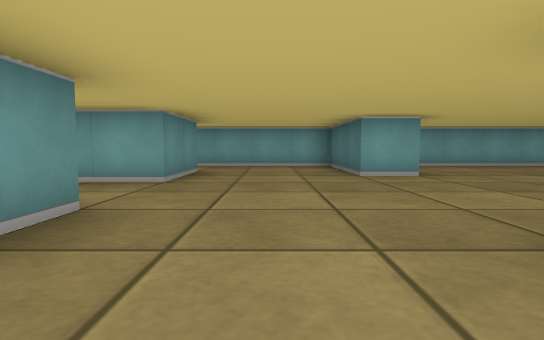
[1] (above)

17 first-person views from a walk through a cub3D level. The camera is about half as high as the walls, tilts 4° down and sees 80° across. The floor is counted in squares. Each view is taken from the middle of a square. On the plan, view 1 faces up. The plan holds only what a view shows up to about 9 squares ahead; the rest is blank.

[2]
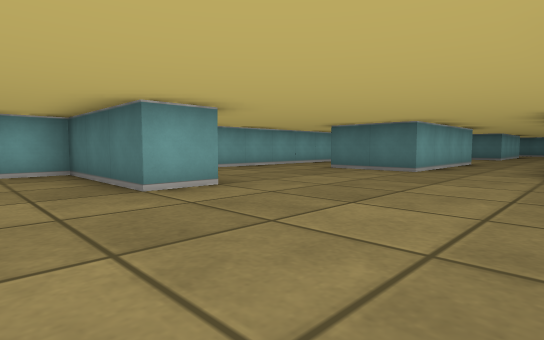

[3]
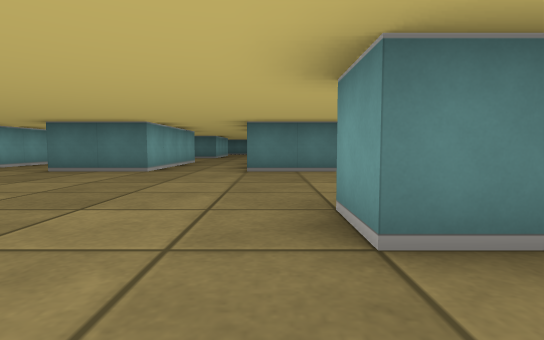

[4]
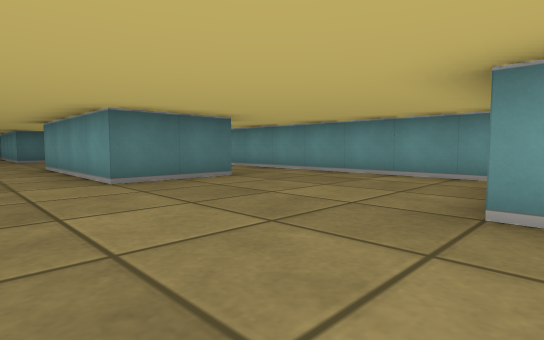

[5]
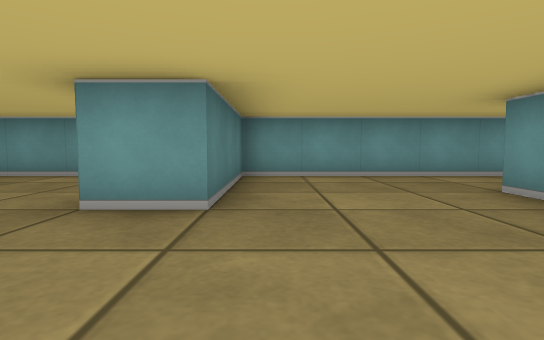

[6]
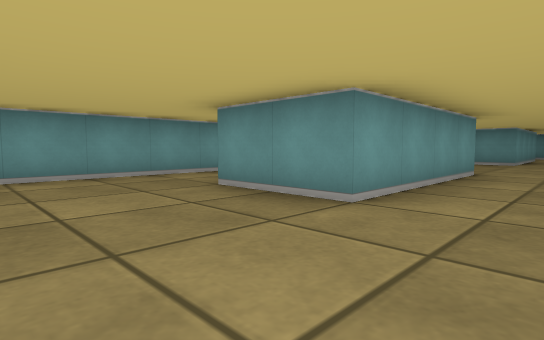

[7]
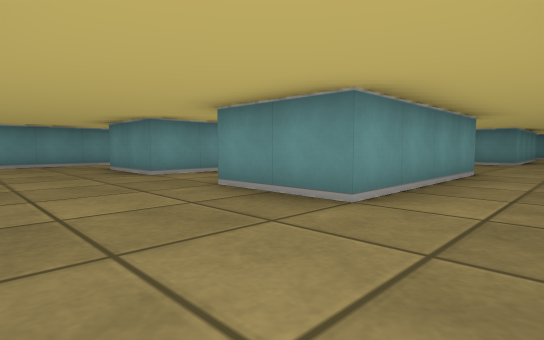

[8]
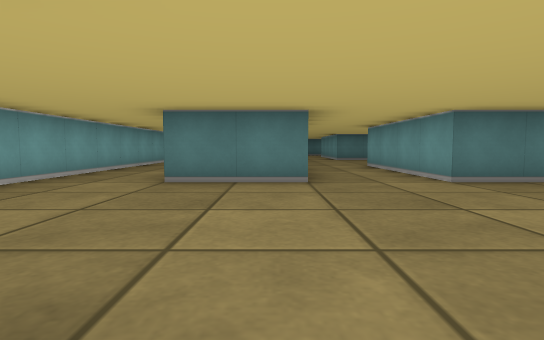

[9]
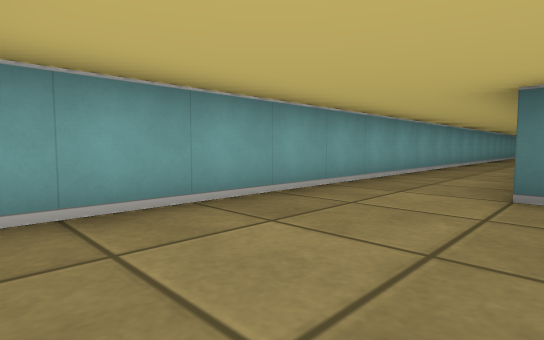

[10]
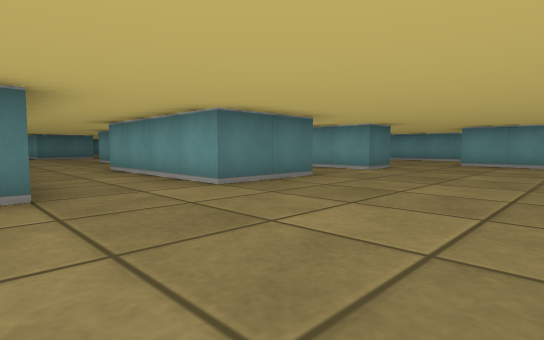

[11]
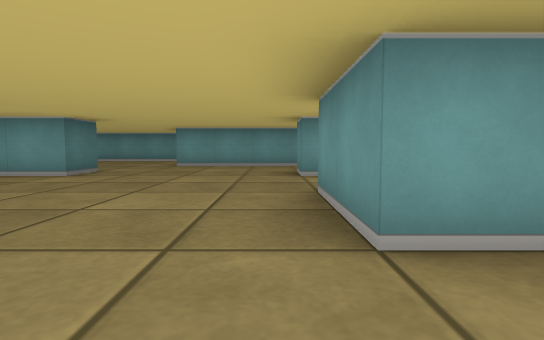

[12]
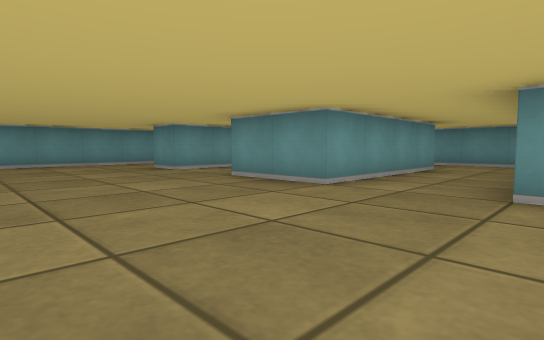

[13]
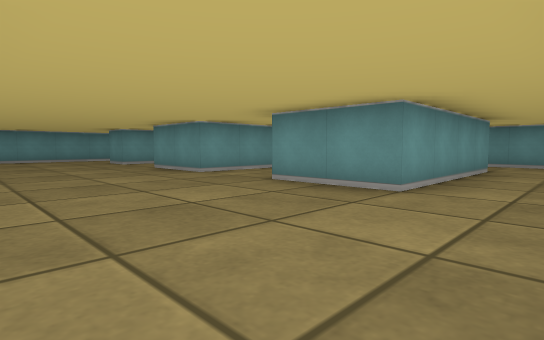

[14]
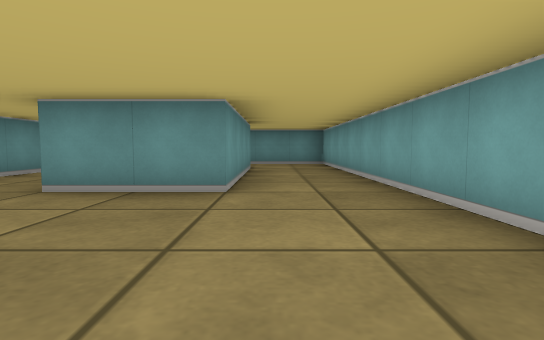

[15]
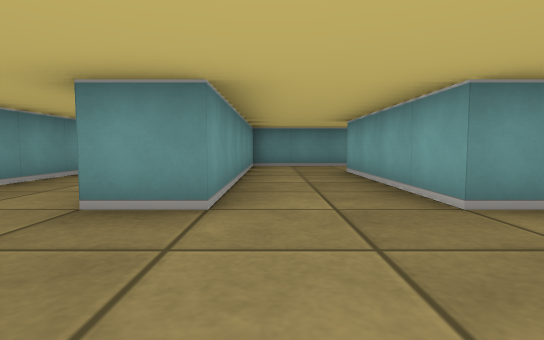

[16]
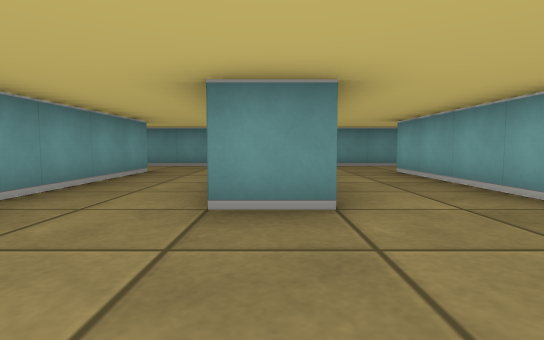

[17]
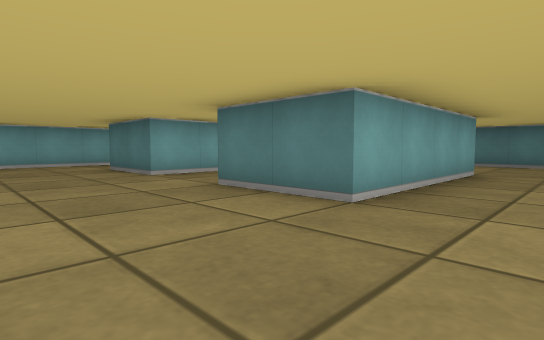

### Floor plan
Points are (right, up) in squares from view 1. A wall is a line through its corners. A room is listed if a view was taken in it or the views show most of it. See-through windows are left out.
Room 1 (views 1, 2, 3, 4, 5, 6, 7, 8, 9)
walls: (2.6, 5.5) (1.5, 5.5) (1.5, 8.5) (-0.5, 8.5); (6.5, 0.4) (6.5, 2.5) (10.5, 2.5); (3, -1.5) (9.1, -1.5); (-1.5, 2.5) (-1.5, 0.5); (-1.5, 6.5) (-1.5, 4.5); (10.2, 4.5) (6.5, 4.5) (6.5, 6.5); (-1.5, -1.5) (1.5, -1.5) (1.5, 1.5) (2.5, 1.5); (11.5, 8.5) (3.1, 8.5)
ways out: opening at (-1.8, 3.5) to room 2; opening at (10, 3.5)
Room 2 (views 10, 11, 12, 13, 14, 15, 16, 17)
walls: (-13.5, 2.5) (-9.5, 2.5) (-9.5, 0.5) (-13.5, 0.5); (-5.5, -2.6) (-5.5, -1.5) (-1.5, -1.5); (-13.5, 6.5) (-9.5, 6.5) (-9.5, 4.5); (-15.5, 3.8) (-15.5, -1.5) (-9.5, -1.5) (-9.5, -2.5); (-1.5, 0.5) (-5.5, 0.5) (-5.5, 2.5) (-1.5, 2.5); (-4.8, 8.5) (-15.1, 8.5); (-13.5, -4.5) (-6.5, -4.5); (-1.5, 4.5) (-5.5, 4.5) (-5.5, 6.5) (-1.5, 6.5); (-15.5, 7.2) (-15.5, 6); (-15.5, -3.6) (-15.5, -5.4); (-0.5, 8.5) (-2, 8.5)
ways out: opening at (-1.8, 3.5) to room 1; opening at (-14.5, -5.5); opening at (-6, -4)

Positions as (right, up) in squares from view 1, and headings:
1: (0, 0), facing up
2: (0, 2), facing up-right
3: (0, 2), facing right
4: (2, 4), facing down-right
5: (1, 4), facing down
6: (1, 4), facing down-left
7: (1, 8), facing down-left
8: (2, 5), facing right
9: (3, 6), facing up-right
10: (-9, 5), facing down-right
11: (-9, 4), facing down
12: (-6, 5), facing down-left
13: (-6, 8), facing down-left
14: (-6, 7), facing left
15: (-7, -1), facing left
16: (-7, -2), facing left
17: (-8, -1), facing up-right
